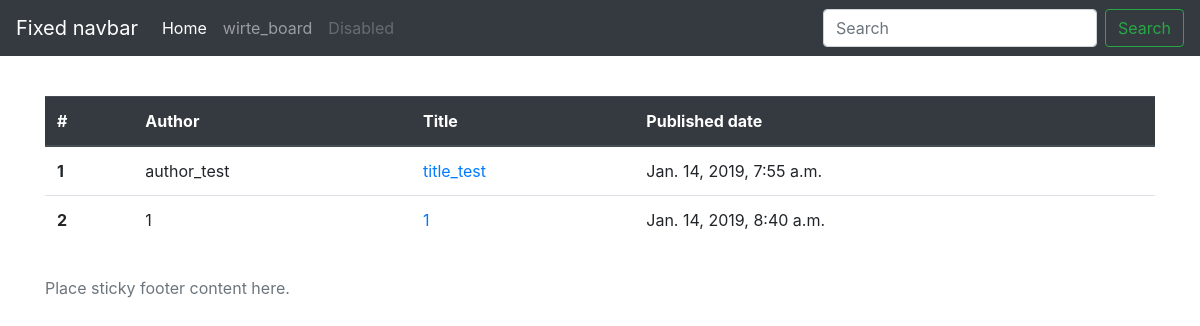
Before: / with the older database file.
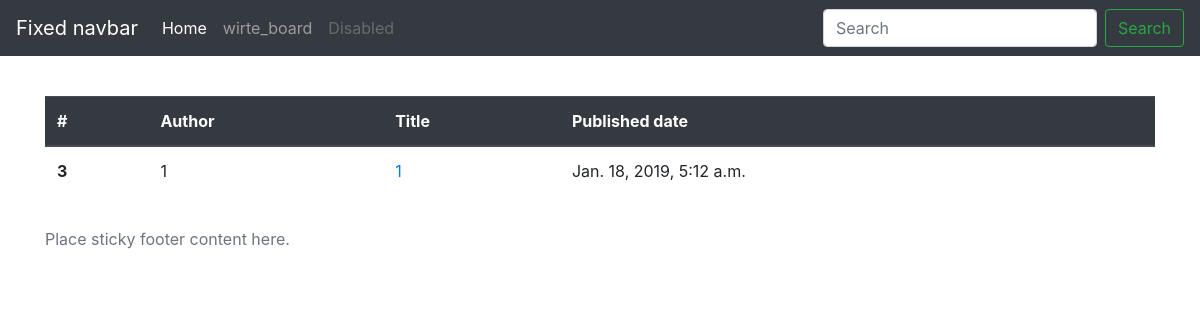
After: the same page with the newer database file.
### startapp/models.py (models this page shows)
class Post(models.Model):
     author = models.CharField(max_length=200)
     title = models.CharField(max_length=200)
     content= models.TextField()
     create_date=models.DateTimeField(
         default = timezone.now()
    )

### startapp/views.py (the view)
# urls.py: path('', views.post_list, name='post_list'),
def post_list(request):
   posts = Post.objects.filter(create_date__lte = timezone.now()).order_by('create_date') #여러개는 .fillter .all()해도 전부 가져옴
   context = {'posts': posts}
   return render(request,'startapp/list.html',context)

### startapp/templates/startapp/list.html (shortened to what this page needs)
{% extends "startapp/layout.html" %}
{% block content %}
    <table class="table">
        <thead class="thead-dark">
            <tr>
                <th scope="col">#</th>
                <th scope="col">Author</th>
                <th scope="col">Title</th>
                <th scope="col">Published date</th>
            </tr>
        </thead>
        <tbody>
            {% for post in posts %}
                <tr>
                    <th scope="row">{{post.id}}</th>
                    <td>{{post.author}}</td>
                    <td>
                        <a href="startapp/show/{{post.id}}">{{post.title}}</a>
                    </td>
                    <td>{{post.create_date}}</td>
                </tr>
            {% endfor %}
        </tbody>
    </table>
{% endblock %}

### startapp/templates/startapp/layout.html (shortened to what this page needs)
<!doctype html>
<html lang="ko">
    <head>
        <link
            rel="stylesheet"
            href="https://stackpath.bootstrapcdn.com/bootstrap/4.2.1/css/bootstrap.min.css"
>
    </head>
    <body class="d-flex flex-column h-100">
        <header>
            <nav class="navbar navbar-expand-md navbar-dark fixed-top bg-dark">
                <a class="navbar-brand" href="/">Fixed navbar</a>
                <div class="collapse navbar-collapse" id="navbarCollapse">
                    <ul class="navbar-nav mr-auto">
                        <li class="nav-item active">
                            <a class="nav-link" href="/">Home
                            </a>
                        </li>
                        <li class="nav-item">
                            <a class="nav-link" href="/create">wirte_board</a>
                        </li>
                        <li class="nav-item">
                            <a class="nav-link disabled" href="#">Disabled</a>
                        </li>
                    </ul>
                    <form class="form-inline mt-2 mt-md-0">
                        <input
                            class="form-control mr-sm-2"
                            type="text"
                            placeholder="Search"
                            aria-label="Search">
                        <button class="btn btn-outline-success my-2 my-sm-0" type="submit">Search</button>
                    </form>
                </div>
            </nav>
        </header>
        <main role="main" class="flex-shrink-0">
            <div class="container mt-5 pt-5">
            {% block content %}{% endblock %}
            </div>
        </main>
        <footer class="footer mt-auto py-3">
            <div class="container">
                <span class="text-muted">Place sticky footer content here.</span>
            </div>
        </footer>
    </body>
</html>

Changed rows visible on the page:
removed Post: id "1", author "author_test", title "title_test", create_date "Jan. 14, 2019, 7:55 a.m."
removed Post: id "2", author "1", title "1", create_date "Jan. 14, 2019, 8:40 a.m."
added Post: id "3", author "1", title "1", create_date "Jan. 18, 2019, 5:12 a.m."
